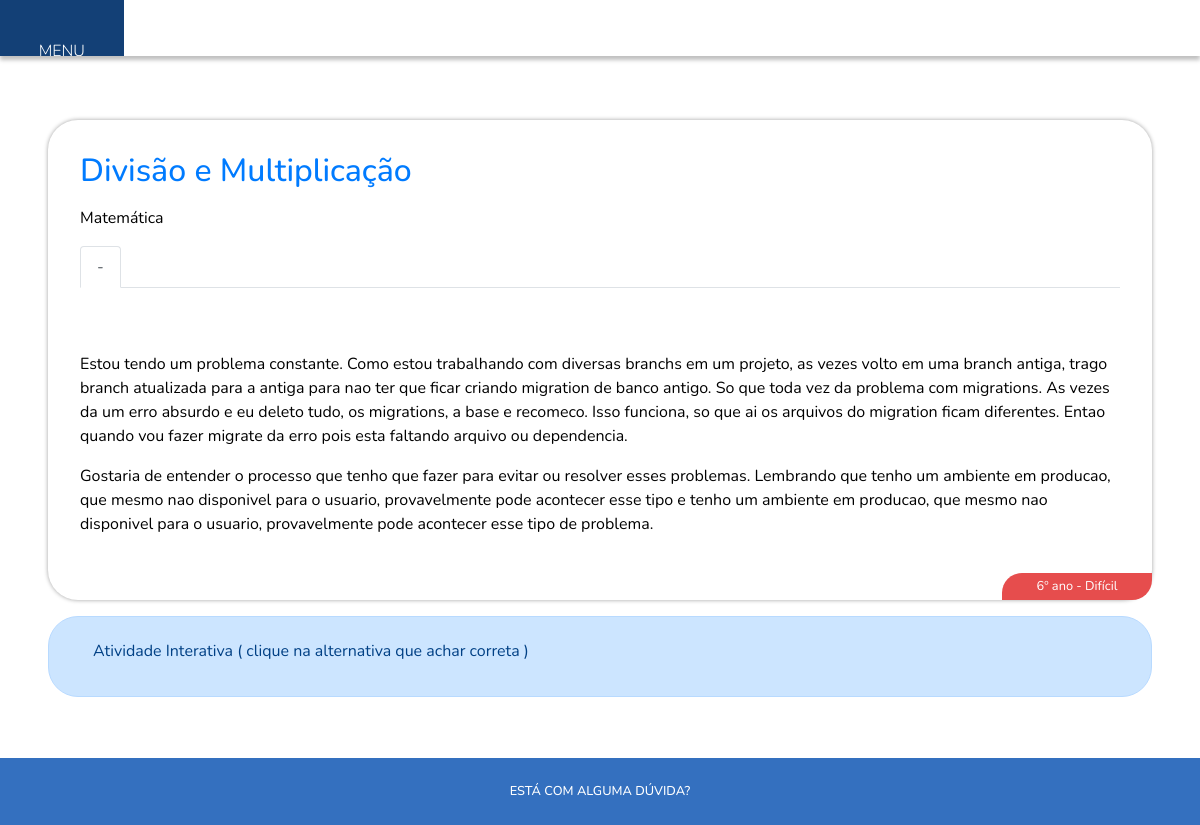
Screenshot of /atividade/1/ with the database file from the repository.
### app_psec/models.py (models this page shows, shortened)
class Atividade(models.Model):
    titulo = RichTextField()
    descricao_seo = models.CharField(max_length=100)
    tipo = models.ForeignKey(Tipo, on_delete=models.PROTECT)
    disciplina = models.ForeignKey(Disciplina, on_delete=models.PROTECT)
    dificuldade = models.ForeignKey(Dificuldade, on_delete=models.PROTECT)
    dica = RichTextUploadingField()
    created_ata = models.DateField(auto_now_add=True)

class Disciplina(models.Model):
    nome = models.CharField(max_length=100)
    numero = models.DecimalField(max_digits=2, decimal_places=0)
    def __str__(self):
        return self.nome

class Dificuldade(models.Model):
    nome = models.CharField(max_length=100)
    numero = models.DecimalField(max_digits=2, decimal_places=0)
    def __str__(self):
        return self.nome

### app_psec/views.py (the view)
# urls.py: path('atividade/<int:atividade_id>/', views.atividade),
def atividade(request, atividade_id):
    diciplinas = Disciplina.objects.all()
    atividade = Atividade.objects.get(pk=atividade_id)
    return render(request, 'atividade.html', {'atividade': atividade, 'diciplinas': diciplinas})

### app_psec/templates/atividade.html (shortened to what this page needs)
{% extends 'base.html' %}
    {% block content %}
        <div class="container p-5">
            <div class="atividade">
                <h2><a href="">{{ atividade.titulo|safe }}</a></h2>
                <p class="mb-3">{{ atividade.disciplina }}</p>
                <span class="py-1 dificuldade d{{ atividade.dificuldade.numero }}">{{ atividade.dificuldade }}</span>
                <ul class="nav nav-tabs" id="myTab" role="tablist">
                    <li class="nav-item d-none d-md-block" role="presentation">
                        <button class="questao nav-link active" id="dicas-tab" data-bs-toggle="tab" data-bs-target="#dicas" type="button" role="tab" aria-controls="dicas" aria-selected="true">-</button>
                    </li>
                </ul>
                <div class="tab-content" id="myTabContent">
                    <div class="tab-pane fade show active" id="dicas" role="tabpanel" aria-labelledby="dicas-tab">
                        <p class="py-4">{{ atividade.dica|safe }}</p>
                    </div>
                </div>
            </div>
            <div class="alert alert-primary" role="alert">
                <p><i class="bi d-inline bi-info-circle"></i> Atividade Interativa ( clique na alternativa que achar correta )</p>
            </div>
        </div>
    {% endblock content %}

### app_psec/static/css/style.css (style rules this page uses)
body { background-color: #fff; color: #000; font-family: 'Nunito', sans-serif; font-weight: 400; font-size: 16px; }
.bi { color: #fff; font-size: 1.6em; }
.dificuldade { color: #fff; text-align: center; width: 150px; position: absolute; font-weight: 400; font-size: .8em; bottom: 0; right: 0; border-radius: 20px 0 20px 0; }
.d3 { background-color: #e64d4d; }
.atividade { width: 100%; margin: 1em auto 1em auto; padding: 2em 1em 3em 1em; background: #FFFFFF; box-shadow: 0px 0px 4.37px rgba(0, 0, 0, 0.377); border-radius: 30px; position: relative; }
.alert { border-radius: 30px; margin-bottom: 5em; }
@media screen and (min-width: 1024px) { .atividade { padding: 2em 2em 3em 2em; } }
@media screen and (min-width: 1024px) { .container { max-width: 1200px; } }

### rows the page displays
Atividade: titulo "Divisão e Multiplicação", disciplina "Matemática", dificuldade "6º ano - Difícil", dica "Estou tendo um problema constante. Como estou trabalhando com diversas branchs em um projeto, as vezes volto em uma branch antiga, trago branch atualizada para a antiga para nao ter que ficar criando migration de banco antigo. So que toda vez da problema com migrations. As vezes da um erro absurdo e eu deleto tudo, os migrations, a base e recomeco. Isso funciona, so que ai os arquivos do migration ficam diferentes. Entao quando vou fazer migrate da erro pois esta faltando arquivo ou dependencia. Gostaria de entender o processo que tenho que fazer para evitar ou resolver esses problemas. Lembrando que tenho um ambiente em producao, que mesmo nao disponivel para o usuario, provavelmente pode…"
